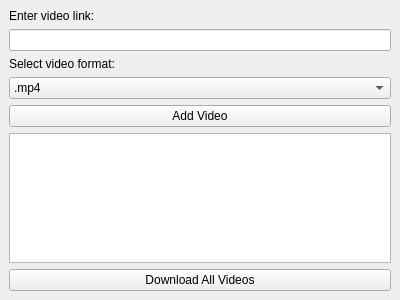
<?xml version="1.0" encoding="UTF-8"?>
<ui version="4.0">
 <class>MainWindow</class>
 <widget class="QMainWindow" name="MainWindow">
  <property name="geometry">
   <rect>
    <x>0</x>
    <y>0</y>
    <width>400</width>
    <height>300</height>
   </rect>
  </property>
  <widget class="QWidget" name="centralwidget">
   <layout class="QVBoxLayout" name="verticalLayout">
    <item>
        <widget class="QLabel" name="label">
            <property name="text">
                <string>Enter video link:</string>
            </property>
        </widget>
    </item>
    <item>
        <widget class="QLineEdit" name="linkInput"/>
    </item>
    <item>
        <widget class="QLabel" name="label_2">
            <property name="text">
                <string>Select video format:</string>
            </property>
        </widget>
    </item>
    <item>
        <widget class="QComboBox" name="formatComboBox">
            <item>
                <property name="text">
                    <string>.mp4</string>
                </property>
            </item>
            <item>
                <property name="text">
                    <string>.webm</string>
                </property>
            </item>
            <item>
                <property name="text">
                    <string>.mkv</string>
                </property>
            </item>
            <item>
                <property name="text">
                    <string>.mp3</string>
                </property>
            </item>
            <item>
                <property name="text">
                    <string>.aac</string>
                </property>
            </item>
            <item>
                <property name="text">
                    <string>.m4a</string>
                </property>
            </item>
        </widget>
    </item>
    <item>
        <widget class="QPushButton" name="addButton">
            <property name="text">
                <string>Add Video</string>
            </property>
        </widget>
    </item>
    <item>
        <widget class="QListWidget" name="videoList"/>
    </item>
    <item>
        <widget class="QPushButton" name="downloadButton">
            <property name="text">
                <string>Download All Videos</string>
            </property>
        </widget>
    </item>
   </layout>
  </widget>
 </widget>
 <connections>
  <connection>
   <sender>addButton</sender>
   <signal>clicked()</signal>
   <receiver>MainWindow</receiver>
   <slot>on_addButton_clicked()</slot>
  </connection>
  <connection>
   <sender>downloadButton</sender>
   <signal>clicked()</signal>
   <receiver>MainWindow</receiver>
   <slot>on_downloadButton_clicked()</slot>
  </connection>
 </connections>
</ui>
